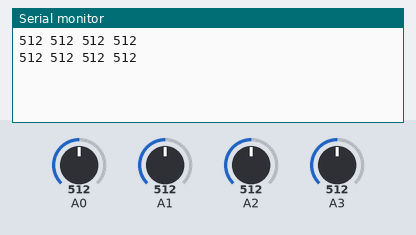
Simulated run of this sketch. Board: Arduino Uno, built with avr-gcc and run on an emulated ATmega328P. Shown: the last lines printed to the serial monitor. The test bench sets the inputs (shaded band); at power-on: A0 = 512, A1 = 512, A2 = 512, A3 = 512.

Above: at 2.8 s.
2.9 s: A0 set to 716
At 4.6 s:
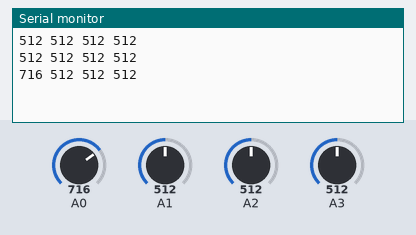
5.6 s: A1 set to 716
At 7.3 s:
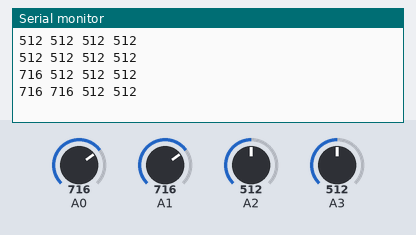
8.3 s: A2 set to 716
At 10.5 s:
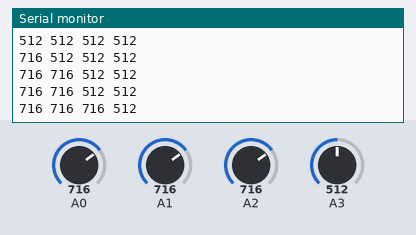
11.0 s: A3 set to 716
At 13.3 s:
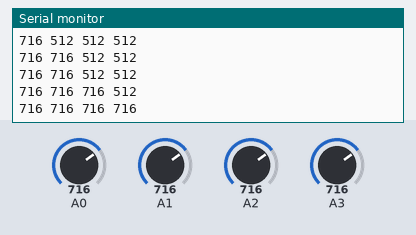
13.7 s: A0 set to 992
At 14.8 s:
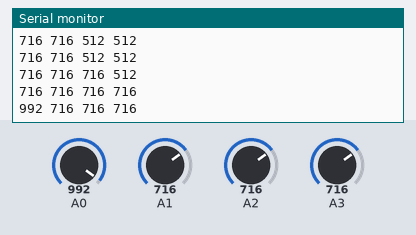
16.4 s: A1 set to 992
At 19.1 s:
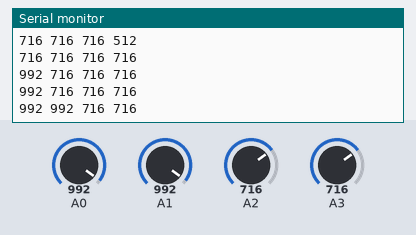
Timing chart, 0 to 20.1 s (numbered marks = the images above; inputs shaded):
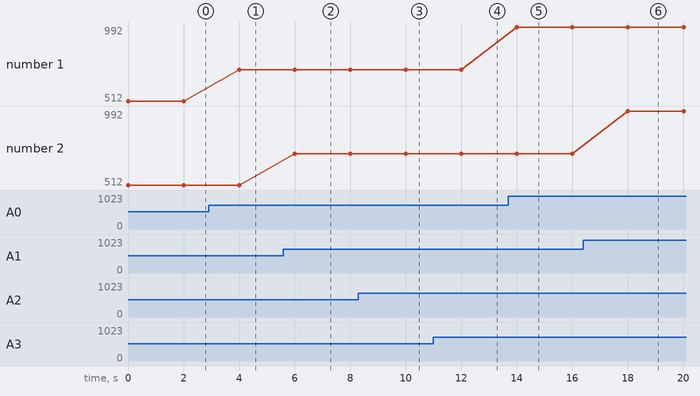

Measured:
- after the input at 2.9 s, the serial monitor: prints a new line after 1.1 s (image 1)
- after the input at 5.6 s, the serial monitor: prints a new line after 0.40 s (image 2)
- after the input at 8.3 s, the serial monitor: prints a new line after 1.7 s (image 3)
- after the input at 11.0 s, the serial monitor: prints a new line after 1.0 s (image 4)
- after the input at 13.7 s, the serial monitor: prints a new line after 0.31 s (image 5)
- after the input at 16.4 s, the serial monitor: prints a new line after 1.6 s (image 6)
- plotted number 1: 512 → 716 after the input at 2.9 s, 716 → 992 after the input at 13.7 s

The sketch:

RadioReceiverTest.ino
```cpp
void setup() {
  Serial.begin(9600);
}

void loop() {
  for (int pin = 0; pin < 4; ++ pin) {
    Serial.print(analogRead(pin));
    Serial.print(" ");
  }
  Serial.println();

  delay(2000);
}
```
